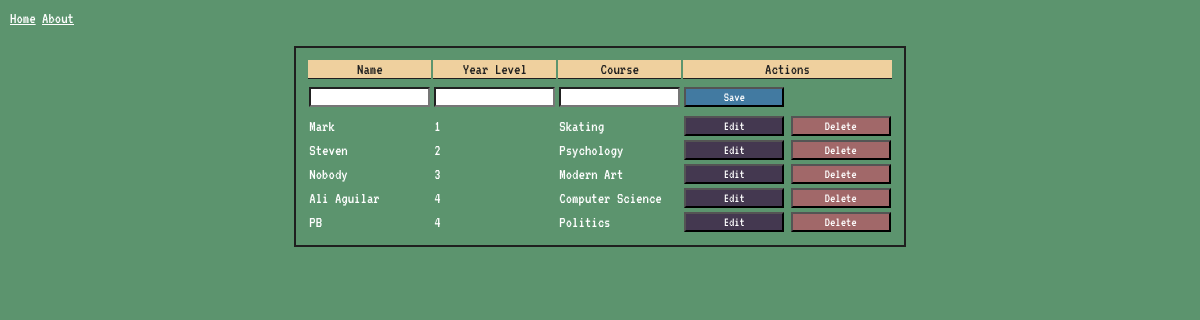
The page / on the database its author committed.
### students/models.py (models this page shows, shortened)
class Student(models.Model):
    name = models.CharField(max_length=50)
    year_level = models.PositiveSmallIntegerField()
    course = models.CharField(max_length=50)
    class Meta:
        ordering = ['year_level']

### students/views.py (the view, shortened to what this page needs)
# urls.py: path('', views.index, name='index'),
def index(request):
    context = {}
    form  = StudentForm()
    students = Student.objects.all()
    context['students'] = students
    context['title'] = 'Home'
    context['form'] = form
    return render(request, "index.html", context)

### students/forms.py
class StudentForm(forms.ModelForm):
    class Meta:
        model = Student
        fields = ['name', 'year_level', 'course']

### students/templates/index.html (shortened to what this page needs)
<!DOCTYPE html>
<html lang="en">
<head>
    <link rel="stylesheet" href="../static/students/css/style.css">
</head>
<body>
    <nav>
        <li>
            <a href="{% url 'index' %}">home</a>
            <a href="{% url 'index' %}">about</a>
        </li>
    </nav>
    <div class="container">
        {% block content %}
            <form method="post" action="{% url 'index' %}">
                <table>
                    <tr><th>Name</th><th>Year Level</th><th>Course</th><th>Actions</th></tr>
                    {% if not form.instance.id %}
                    <tr>
                        {% include 'form.html' %}
                    </tr>
                    {% endif %}
                    {% for student in students%}
                    <tr>
                        {% if form.instance.id == student.id %}
                        {% include 'form.html' %}
                        {% else %}
                        <td>
                        {{ student.name }}
                        </td>
                        <td>{{student.year_level}}</td>
                        <td>{{student.course}}</td>
                        <td>
                            <button formnovalidate class="edit" name="edit" value="{{ student.id }}">edit</button>
                            <button formnovalidate class="delete" name="delete" value="{{ student.id }}">delete</button>
                        </td>
                        {% endif %}
                    </tr>
                    {% endfor %}
                </table>
            </form>
        {% endblock %}
    </div>
</body>
</html>

### students/templates/form.html
{% for field in form %}
    <td>{{ field }}</td>
{% endfor %}
    <td><button class="save" name="save" value="{{ student.id }}">save</button></td>

### students/static/students/css/style.css (style rules this page uses)
body { margin: 0; padding: 0; box-sizing: border-box; background: #ffffff; text-transform: capitalize; overflow-x: hidden; font-family: "VT323", monospace; background: #5C946E; color:#fff; }
nav { margin: 10px; }
li, a { list-style: none; color: #fff; }
button { text-transform: capitalize; width: 100px; border-radius: 0; font-family: "VT323", monospace; color: #fff; }
input { border-radius: 0; margin: 5px 0; font-family: "VT323", monospace; }
.container { display: flex; align-items: center; justify-content: center; width: 100vw; }
table { border: 2px solid #1f1f1f; padding: 10px; }
th { border-bottom: 1px solid #1f1f1f; background-color: #EFD09E; color: #1f1f1f; font-weight: 400; }
form { margin: 10px 0; }
.delete { background-color: #A16869; }
.edit { background-color: #443850; }
.save { background-color: #427AA1; }

### rows shown on the page
Student: name "Mark", year_level "1", course "Skating", {{ student.id }} 13 (drawn)
Student: name "Steven", year_level "2", course "Psychology", {{ student.id }} 18 (drawn)
Student: name "Nobody", year_level "3", course "Modern Art", {{ student.id }} 4 (drawn)
Student: name "Ali Aguilar", year_level "4", course "Computer Science", {{ student.id }} 1 (drawn)
Student: name "PB", year_level "4", course "Politics", {{ student.id }} 3 (drawn)
